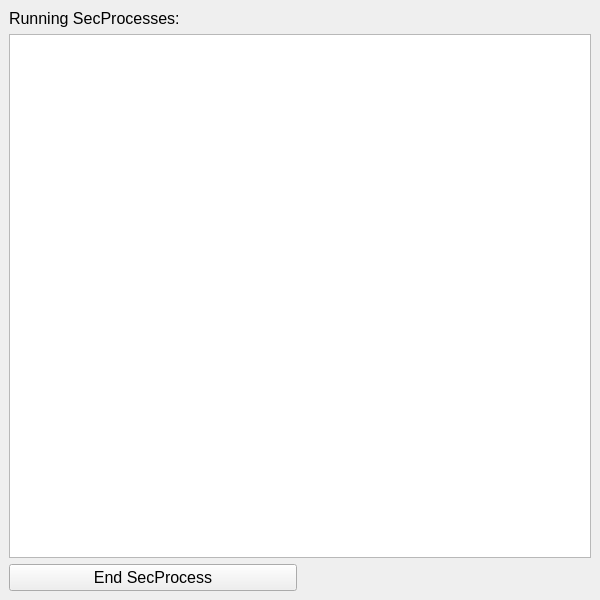
<?xml version="1.0" encoding="UTF-8"?>
<ui version="4.0">
 <class>GUI_SPMgr</class>
 <widget class="QMainWindow" name="GUI_SPMgr">
  <property name="geometry">
   <rect>
    <x>0</x>
    <y>0</y>
    <width>600</width>
    <height>600</height>
   </rect>
  </property>
  <property name="windowTitle">
   <string>MainWindow</string>
  </property>
  <widget class="QWidget" name="centralwidget">
   <layout class="QGridLayout" name="gridLayout">
    <item row="0" column="0">
     <layout class="QVBoxLayout" name="verticalLayout">
      <item>
       <widget class="QLabel" name="label">
        <property name="font">
         <font>
          <family>Arial</family>
          <pointsize>12</pointsize>
         </font>
        </property>
        <property name="text">
         <string>Running SecProcesses:</string>
        </property>
       </widget>
      </item>
      <item>
       <widget class="QTableWidget" name="tableWidget">
        <property name="font">
         <font>
          <family>Arial</family>
         </font>
        </property>
       </widget>
      </item>
     </layout>
    </item>
    <item row="1" column="0">
     <layout class="QHBoxLayout" name="horizontalLayout">
      <item>
       <widget class="QPushButton" name="btn_soft_kill_sp">
        <property name="font">
         <font>
          <family>Arial</family>
          <pointsize>12</pointsize>
         </font>
        </property>
        <property name="text">
         <string>End SecProcess</string>
        </property>
       </widget>
      </item>
      <item>
       <widget class="QLabel" name="label_2">
        <property name="text">
         <string/>
        </property>
       </widget>
      </item>
     </layout>
    </item>
   </layout>
  </widget>
 </widget>
 <resources/>
 <connections/>
</ui>
